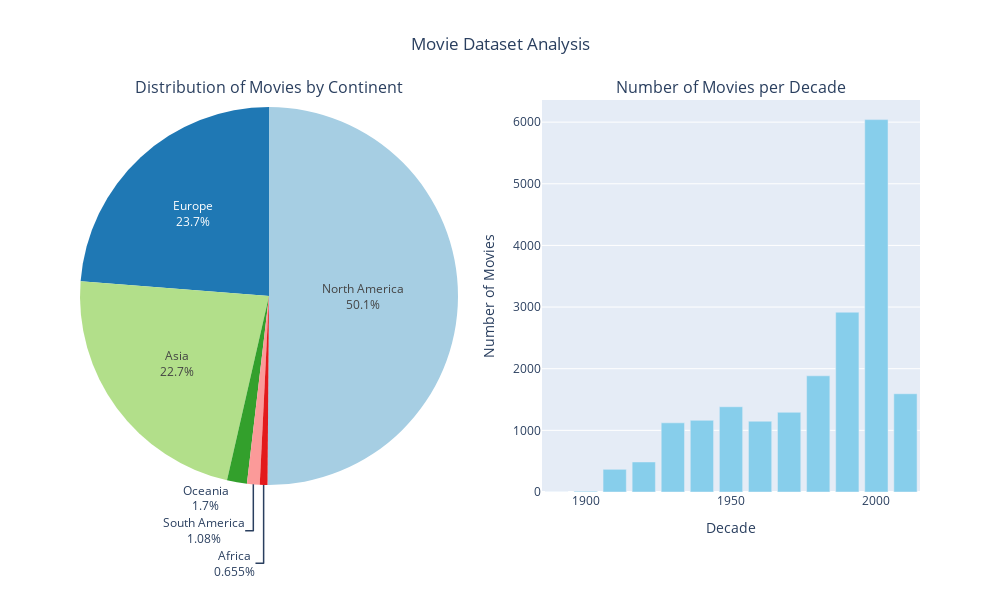

Notebook cell for this chart:
### Code cell
import plotly.express as px
from plotly.subplots import make_subplots
import plotly.graph_objects as go

# First plot: Pie chart
continent_counts = df_countries['continent'].explode().value_counts()

# Define a custom color palette similar to 'Paired'
custom_colors = [
    "#a6cee3", "#1f78b4", "#b2df8a", "#33a02c", 
    "#fb9a99", "#e31a1c", "#fdbf6f", "#ff7f00", 
    "#cab2d6", "#6a3d9a", "#ffff99", "#b15928"
]

# Create the pie chart
pie_chart = go.Pie(
    labels=continent_counts.index,
    values=continent_counts.values,
    textinfo='percent+label',
    hoverinfo='label+percent',
    marker=dict(colors=custom_colors)
)

# Second plot: Bar chart
df_movie['decade'] = (df_movie['Movie_release_date'].dropna().astype(int) // 10) * 10
decade_counts = df_movie['decade'].value_counts().sort_index()

# Create the bar chart
bar_chart = go.Bar(
    x=decade_counts.index,
    y=decade_counts.values,
    marker=dict(color='skyblue'),
    hoverinfo='x+y',
)

# Create subplots
fig = make_subplots(
    rows=1, cols=2, 
    subplot_titles=("Distribution of Movies by Continent", "Number of Movies per Decade"),
    specs=[[{'type': 'domain'}, {'type': 'xy'}]]  # 'domain' for pie chart, 'xy' for bar chart
)

# Add the pie chart and bar chart to subplots
fig.add_trace(pie_chart, row=1, col=1)
fig.add_trace(bar_chart, row=1, col=2)

# Update layout
fig.update_layout(
    title_text="Movie Dataset Analysis",
    title_x=0.5,
    height=600,
    width=1000,
    showlegend=False
)

# Customize the bar chart axes
fig.update_xaxes(title_text="Decade", row=1, col=2)
fig.update_yaxes(title_text="Number of Movies", row=1, col=2)

# Save and display the combined plot
fig.write_html("plot/dataset_presentation/movie_where_and_when_subplots.html")
fig.show()

### Figure 1 — Plotly figure (JSON) as saved in the notebook; plotly's stock layout.template omitted (floating-point values rounded to 4 significant figures)
{"data": [{"domain": {"x": [0, 0.45], "y": [0, 1]}, "hoverinfo": "label+percent", "labels": ["North America", "Europe", "Asia", "Oceania", "South America", "Africa"], "marker": {"colors": ["#a6cee3", "#1f78b4", "#b2df8a", "#33a02c", "#fb9a99", "#e31a1c", "#fdbf6f", "#ff7f00", "#cab2d6", "#6a3d9a", "#ffff99", "#b15928"]}, "textinfo": "percent+label", "type": "pie", "values": [17214, 8155, 7791, 585, 372, 225]}, {"hoverinfo": "x+y", "marker": {"color": "skyblue"}, "type": "bar", "x": [1890, 1900, 1910, 1920, 1930, 1940, 1950, 1960, 1970, 1980, 1990, 2000, 2010], "xaxis": "x", "y": [1, 13, 368, 487, 1122, 1163, 1383, 1148, 1293, 1885, 2917, 6041, 1594], "yaxis": "y"}], "layout": {"annotations": [{"font": {"size": 16}, "showarrow": false, "text": "Distribution of Movies by Continent", "x": 0.225, "xanchor": "center", "xref": "paper", "y": 1, "yanchor": "bottom", "yref": "paper"}, {"font": {"size": 16}, "showarrow": false, "text": "Number of Movies per Decade", "x": 0.775, "xanchor": "center", "xref": "paper", "y": 1, "yanchor": "bottom", "yref": "paper"}], "height": 600, "showlegend": false, "title": {"text": "Movie Dataset Analysis", "x": 0.5}, "width": 1000, "xaxis": {"anchor": "y", "domain": [0.55, 1], "title": {"text": "Decade"}}, "yaxis": {"anchor": "x", "domain": [0, 1], "title": {"text": "Number of Movies"}}}}
